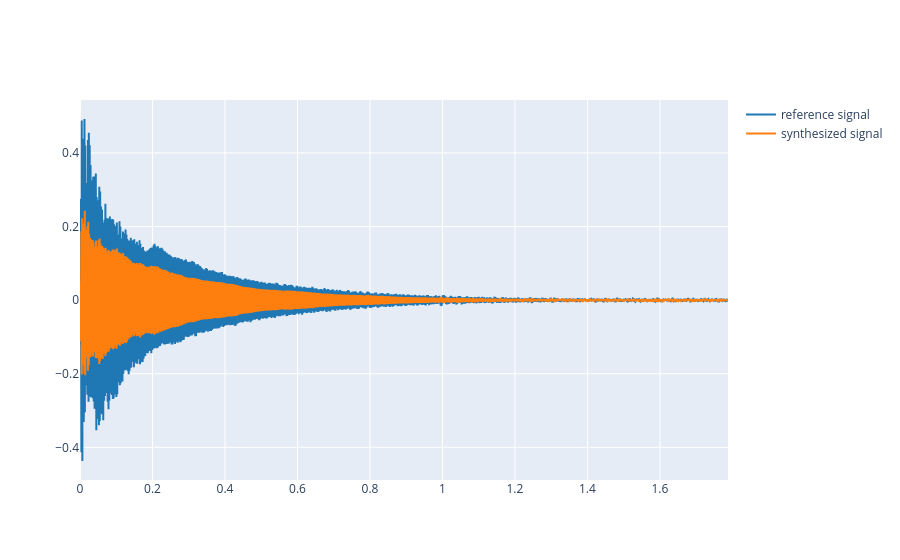

This figure's notebook cell:
### Markdown cell above
1.2 Plot both reference and synthesised signal.

### Code cell
# Write your code here
plot_signals([ref, synthesized], fs, name = ["reference signal", "synthesized signal"])

### Figure 1 — Plotly figure (JSON) as saved in the notebook; plotly's stock layout.template omitted (floating-point values rounded to 4 significant figures; data arrays with more than 128 entries replaced by an {"elided": "..."} marker saying what was removed)
{"data": [{"line": {"color": "#1f77b4", "shape": "linear"}, "mode": "lines", "name": "reference signal", "type": "scatter", "x": {"elided": "78840 float values"}, "y": {"elided": "78840 float values"}}, {"line": {"color": "#ff7f0e", "shape": "linear"}, "mode": "lines", "name": "synthesized signal", "type": "scatter", "x": {"elided": "78840 float values"}, "y": {"elided": "78840 float values"}}], "layout": {}}
